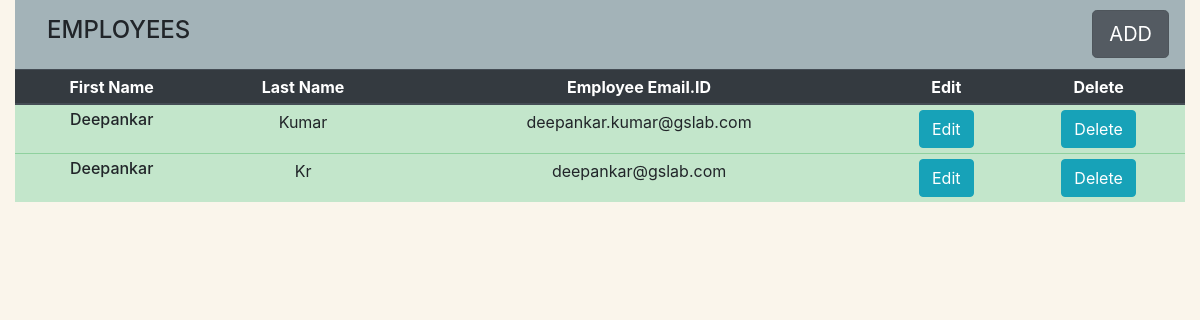
Before: / with the older database file.
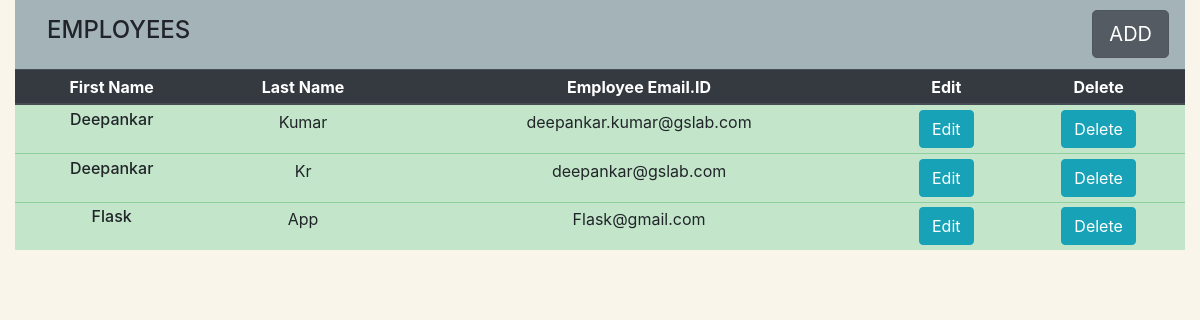
After: the same page with the newer database file.
### app.py (models this page shows, shortened)
class employees(db.Model):
    id = db.Column(db.Integer, primary_key=True, autoincrement=True)
    first_name = db.Column(db.String(200), nullable=False)
    last_name = db.Column(db.String(200), nullable=False)
    email = db.Column(db.String(200), nullable=False, unique=True)
    datecreated = db.Column(db.DateTime())

### app.py (the view)
@app.route('/', methods=['POST', 'GET'])
@auth.login_required
def index():
    if request.method == 'POST':
        a_first_name = request.form['firstname']
        a_last_name = request.form['lastname']
        a_email = request.form['email']
        if re.fullmatch(email_regex, a_email):
            tz = pytz.timezone('Asia/Kolkata')
            a_datecreated = datetime.datetime.now().astimezone(tz)
            new_emp = employees(first_name=a_first_name, last_name=a_last_name, email=a_email,
                                datecreated=a_datecreated)
            try:
                db.session.add(new_emp)
                db.session.flush()
                logger.info(f'{a_email} user added')
                return redirect('/')
            except Exception as e:
                db.session.rollback()
                if 'sqlite3.IntegrityError' in str(e):
                    logger.info(f'Exception : "Duplicate issue editing employee :"{str(e)}')
                    return {
                        "DuplicateEmailError": "Employee Already Exist",
                    }
                else:
                    logger.info(f'Exception : "Some issue editing employee :"{str(e)}')
                    return ' There was an Error while editing'
            finally:
                db.session.commit()
    else:
        emps = employees.query.all()
        return render_template("home.html", emps=emps)

### templates/home.html (shortened to what this page needs)
<!DOCTYPE html>
<html lang="en">
<head>
    <link rel="stylesheet" href="https://maxcdn.bootstrapcdn.com/bootstrap/4.3.1/css/bootstrap.min.css">
</head>
<div class="container-fluid bg-3 text-center">
    <nav class="navbar navbar-light" style="background-color: #a3b3b8;">
        <a class="navbar navbar-light"><h4>EMPLOYEES</h4></a>
        <a href="/add" class="btn btn-secondary btn-lg active" role="button" aria-pressed="true">ADD</a>
    </nav>
    <table class="table table-sm">
        <thead class="thead-dark">
        <tr>
            <th scope="col">First Name</th>
            <th scope="col">Last Name</th>
            <th scope="col">Employee Email.ID</th>
            <th scope="col">Edit</th>
            <th scope="col">Delete</th>
        </tr>
        </thead>
        <tbody id="maintable">
        {% for i in emps %}
        <tr class="table-success">
            <td><h6>{{i.first_name}}</h6></td>
            <td>{{i.last_name}}</td>
            <td>{{i.email}}</td>
            <td>
                <a href="/edit/{{i.id}}" class="btn btn-info" role="button">Edit</a>
            </td>
            <td>
                <a href="/delete/{{i.id}}" class="btn btn-info" role="button">Delete</a>
            </td>
        </tr>
        {% endfor %}
        </tbody>
    </table>
</div>
<br><br>
</html>

Changed rows visible on the page:
added employees: first_name "Flask", last_name "App", email "Flask@gmail.com"
